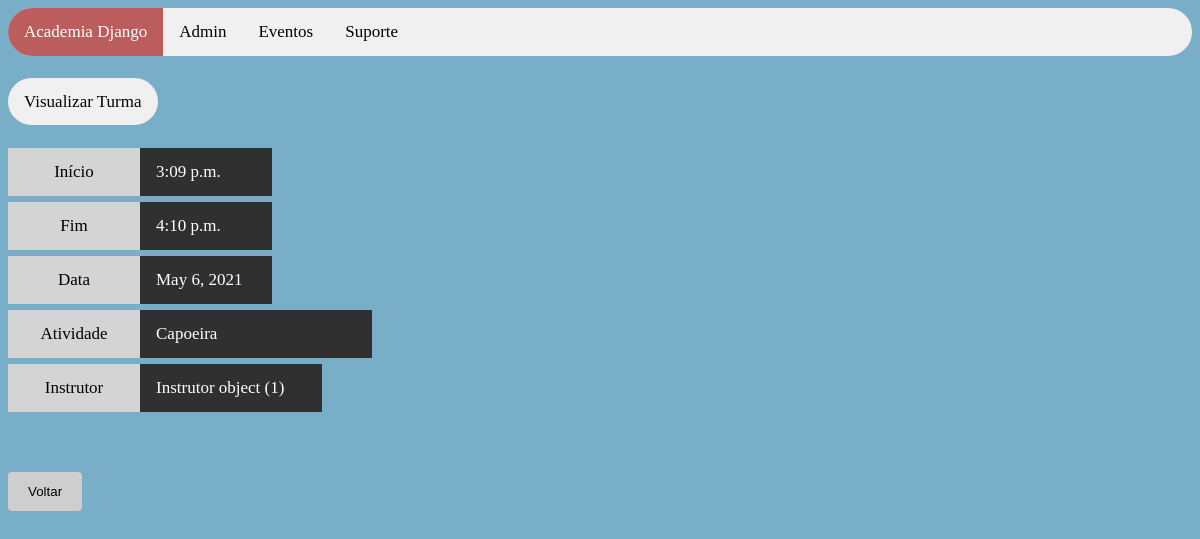
/sistema/visualizar_turma/2, run on the app's committed database.
### sistema/models.py (models this page shows)
class Turma(models.Model):
    atividade = models.CharField(
        max_length = 300,
        null = False,
        blank = False
    )
    hora_inicio_turma = models.TimeField(
        auto_now = False,
        auto_now_add = False,
        null = True
    )
    hora_fim_turma = models.TimeField(
        auto_now = False,
        auto_now_add = False,
        null = True
    )
    data_turma = models.DateField(
        null = True,
        blank = True
    )
    instrutor = models.OneToOneField(
        'Instrutor',
        on_delete = models.CASCADE,
        related_name = '+'
    )
    alunos = models.ManyToManyField(
        'Aluno'
    )
    objects = models.Manager()

class Instrutor(models.Model):
    titulacao = models.CharField(
        max_length = 100,
        null = False,
        blank = False
    )
    nome = models.CharField(
        max_length = 200,
        null = False,
        blank = False
    )
    sobrenome = models.CharField(
        max_length = 200,
        null = False,
        blank = False
    )
    telefone = models.CharField(
        max_length = 14,
        null = False,
        blank = False
    )
    cpf = models.CharField(
        max_length = 14,
        null = False,
        blank = False
    )
    genero_choices = (
        ("F", "Feminino"),
        ("M", "Masculino"),
        ("O", "Outro")
    )
    genero = models.CharField(
        max_length = 1,
        choices = genero_choices,
        null = True,
        blank = True
    )
    objects = models.Manager()

### sistema/views.py (the view)
# urls.py: path('visualizar_turma/<int:user_id>', views.visualizar_turma, name='visualizar_turma'),
def visualizar_turma(request, user_id):
    if request.method == 'GET':
        turmas = Turma.objects.filter(id=user_id)
        contexto = {
            'turmas': turmas
        }
    return render(request, 'visualizar_turma.html', contexto)

### sistema/templates/visualizar_turma.html (shortened to what this page needs)
{% load static %}
 <!DOCTYPE html>
<html>
<head>
    <link rel="stylesheet" href=" {% static 'css/style.css' %} "/>
</head>
<body>
<div class="topnav">
    <a class="active" href="http://{{request.get_host}}/sistema/inicio">Academia Django</a>
    <a href="http://{{request.get_host}}/admin" target="_blank">Admin</a>
    <a href="#emconstrucao">Eventos</a>
    <a href="mailto:suporte@academiadjango.com">Suporte</a>
</div>
<br/><br/>
    <a style="background-color: #f0f0f0;color: #000; border-radius: 25px; padding: 14px 16px; text-align: center; float: center; font-size: 17px;"> Visualizar Turma </a>
<br/><br/><br/>
{% for turmas in turmas %}
<a style="background-color: #d4d4d4;color: #000; width: 100px; padding: 14px 16px; text-align: center; float: left; font-size: 17px;">Início </a>
<a style="background-color: #303030;color: #fff; width: 100px; max-width: 500px; padding: 14px 16px; text-align: left; float: left; font-size: 17px;"> {{turmas.hora_inicio_turma}}  </a>
<br/><br/><br/>
<a style="background-color: #d4d4d4;color: #000; width: 100px; padding: 14px 16px; text-align: center; float: left; font-size: 17px;">Fim </a>
<a style="background-color: #303030;color: #fff; width: 100px; padding: 14px 16px; text-align: left; float: left; font-size: 17px;"> {{turmas.hora_fim_turma}}  </a>
<br/><br/><br/>
<a style="background-color: #d4d4d4;color: #000; width: 100px; padding: 14px 16px; text-align: center; float: left; font-size: 17px;">Data </a>
<a style="background-color: #303030;color: #fff; width: 100px; padding: 14px 16px; text-align: left; float: left; font-size: 17px;"> {{turmas.data_turma}}  </a>
<br/><br/><br/>
<a style="background-color: #d4d4d4;color: #000; width: 100px; padding: 14px 16px; text-align: center; float: left; font-size: 17px;">Atividade </a>
<a style="background-color: #303030;color: #fff; width: 200px; max-width: 800px; padding: 14px 16px; text-align: left; float: left; font-size: 17px;"> {{turmas.atividade}}  </a>
<br/><br/><br/>
<a style="background-color: #d4d4d4;color: #000; width: 100px; padding: 14px 16px; text-align: center; float: left; font-size: 17px;">Instrutor </a>
<a style="background-color: #303030;color: #fff; width: 150px; padding: 14px 16px; text-align: left; float: left; font-size: 17px;"> {{turmas.instrutor}}  </a>
<br/><br/><br/>
{% endfor %}
<br/><br/><br/>
    <form action="http://{{request.get_host}}/sistema/inicio">
    <input type="submit" value="Voltar">
    </form>
</body>
</html>

### sistema/static/css/style.css (style rules this page uses)
body { background: #79aec8 }
.topnav { overflow: hidden; background-color: #f0f0f0; border-radius: 25px; }
.topnav a { float: left; color: #000; text-align: center; padding: 14px 16px; text-decoration: none; font-size: 17px; }
.topnav a.active { background-color: #bb5d5d; color: white; }
input[type=submit] { background-color: #cecece; color: black; padding: 12px 20px; border: none; border-radius: 4px; cursor: pointer; float: left; }

### sistema/templates/visualizar_turma.html (style rules this page uses)
input[type=submit] { background-color: #cecece; color: black; padding: 12px 20px; border: none; border-radius: 4px; cursor: pointer; float: left; }
.topnav { overflow: hidden; background-color: #f0f0f0; border-radius: 25px; }
.topnav a { float: left; color: #000; text-align: center; padding: 14px 16px; text-decoration: none; font-size: 17px; }
.topnav a.active { background-color: #bb5d5d; color: white; }

### data on the page
Turma: hora_inicio_turma "3:09 p.m.", hora_fim_turma "4:10 p.m.", data_turma "May 6, 2021", atividade "Capoeira", instrutor "Instrutor object (1)"
